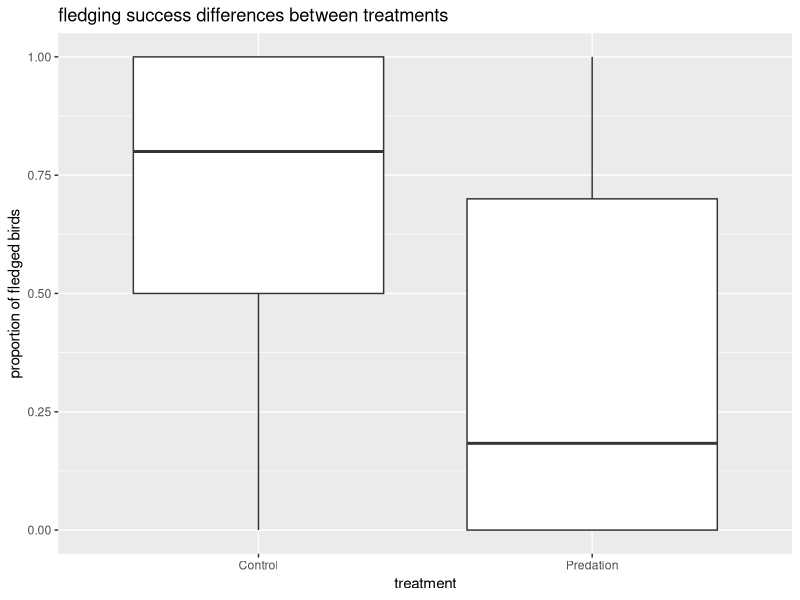
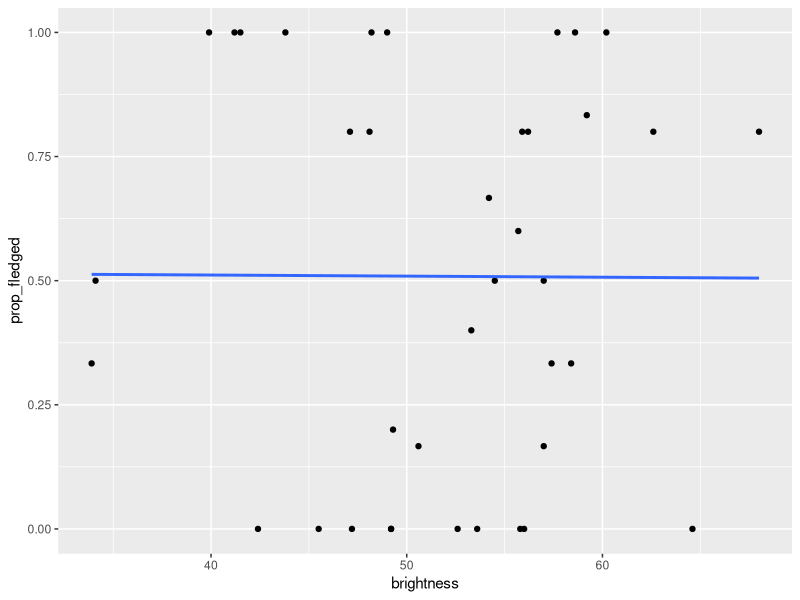

Recreate these plots in R, in order.
## ---- chunk 1
# load packages and data 
library(ggplot2)
library(dslabs)
library(dplyr)
## ---- chunk 2
        # Answer 
         swallows<-read.csv("swallows.csv", header = TRUE)
         brightness<-read.csv("brightness.csv", header = TRUE)

        # Google? y/n
         #n
## ---- chunk 3
#Answer
comb_data <- swallows %>%
  left_join(brightness, by = "nestbox")
# Google? y/n
#n
## ---- chunk 4
# Answer
str(comb_data)
summary(comb_data)
colSums(is.na(comb_data))
comb_new <- comb_data %>%
  filter(!is.na(brightness))
# Google y/n
#y for NA values
## ---- chunk 5
#Answer

comb_new2 <- comb_new %>%
  mutate(prop_fledged = ifelse(brood>0, n_fledged/brood, NA))

# Google? y/n
#n
## ---- chunk 6
# Answer 
comb_new2 %>%
  group_by(treatment) %>%
  summarize(mean_fledged = mean(prop_fledged, na.rm = TRUE))


# Google? y/n
#y
## ---- chunk 7
#Answer
ggplot(comb_new2, aes(x = treatment, y = prop_fledged)) +
  geom_boxplot() +
  labs(x = "treatment", y = "proportion of fledged birds", 
       title = "fledging success differences between treatments")

# Google? y/n
#n
## ---- chunk 8
#Answer
# Convert a column to numeric
comb_new2$brightness<- as.numeric(comb_new2$brightness)



ggplot(data.frame(comb_new2), aes(x = brightness, y = prop_fledged)) +
  geom_point() +
  geom_smooth(method = "lm", se = FALSE)

# Google? y/n
#n
